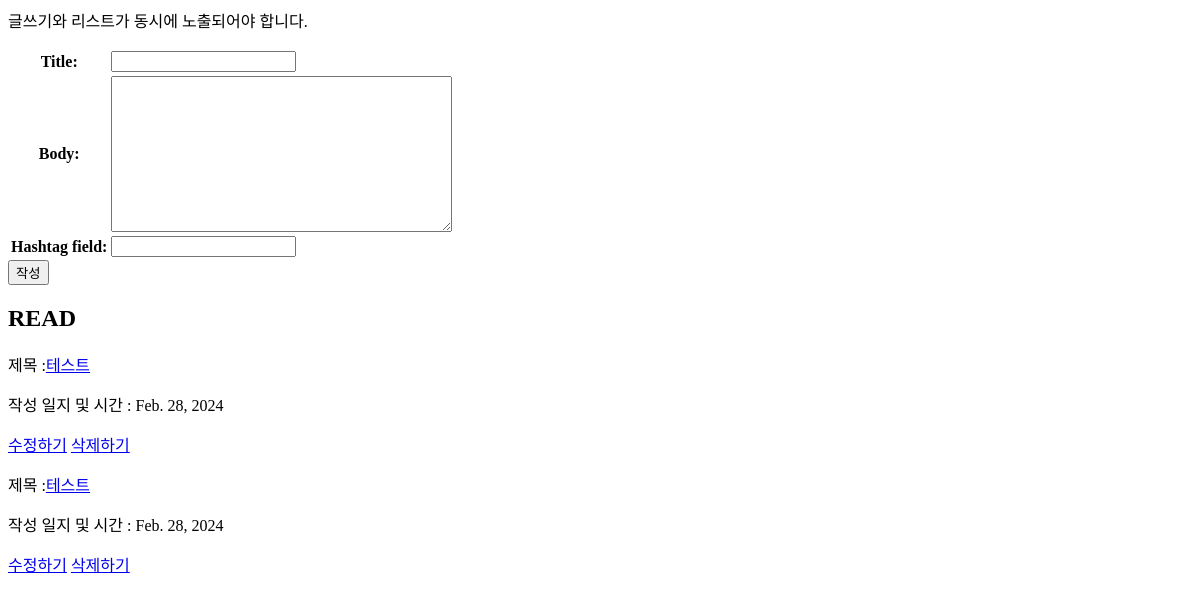
/cr/, run on an earlier commit of the app's database.
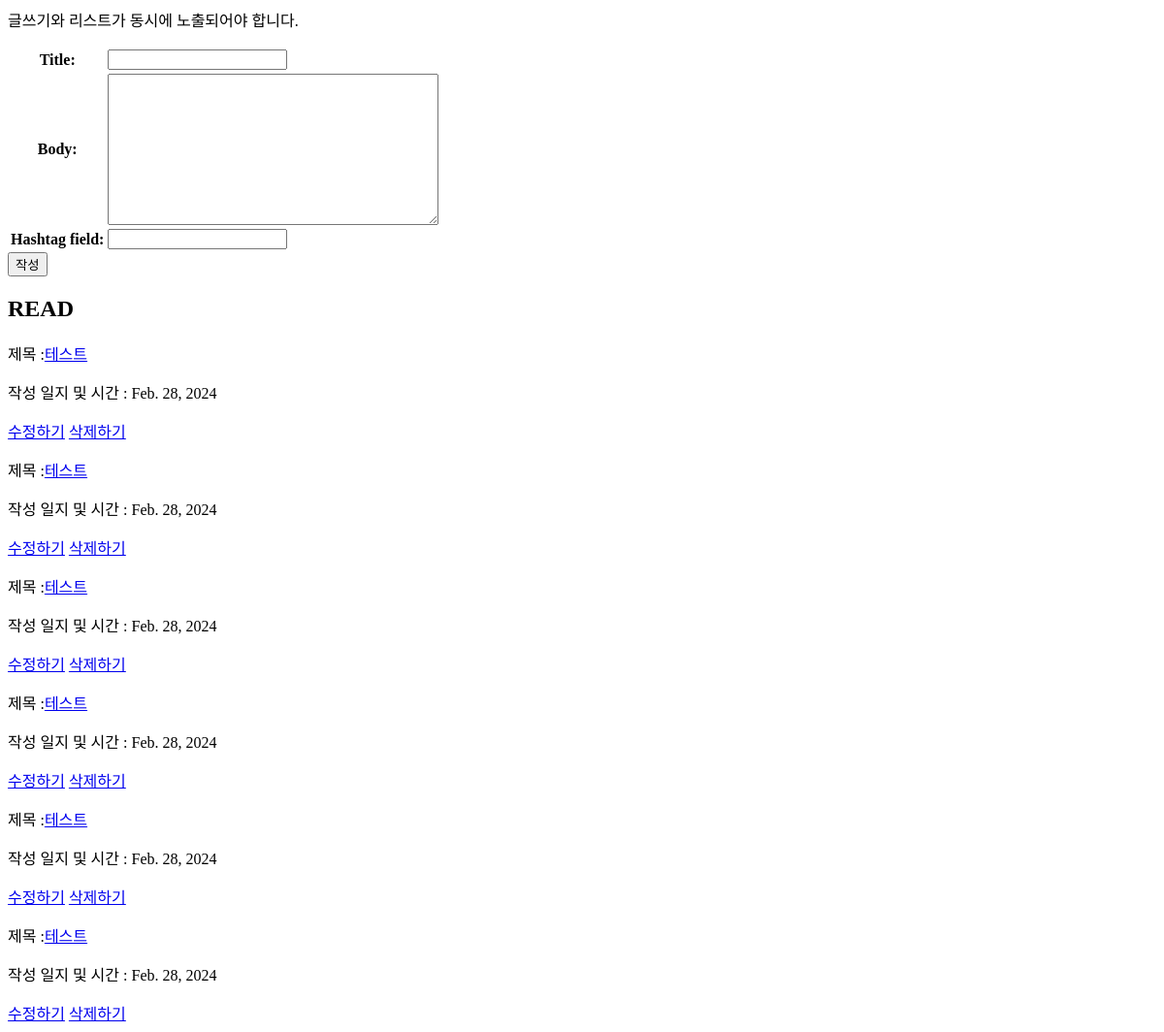
And on a later commit of the database.
### crudApp/models.py (models this page shows, shortened)
class Post(models.Model):
    title = models.CharField(max_length=200)
    pub_date = models.DateField('date published')
    body = models.TextField()
    hashtag_field = models.CharField(max_length = 200, blank = True)
    hashtags = models.ManyToManyField('Hashtag', blank = True)

### crudApp/views.py (the view)
# urls.py: path('cr/', crudApp.views.cr, name='cr'),
def cr(request):
  posts = Post.objects
  if request.method =='POST':
    form = PostForm(request.POST)
    comment_form = CommentForm()
    if form.is_valid():
      form = form.save(commit=False)
      form.pub_date = timezone.now()
      form.save()
      hashtag_field = form.cleaned_data['hashtag_field']
      str_hashtags = hashtag_field.split('#')
      list_hashtags = list()
      for hashtag in str_hashtags:
        if Hashtag.objects.filter(name=hashtag):
          list_hashtags.append(Hashtag.objects.get(name=hashtag))
        else:
          temp_hashtag = HashtagForm().save(commit=False)
          temp_hashtag.name = hashtag
          temp_hashtag.save()
          list_hashtags.append(temp_hashtag)
      form.save()
      form.hashtags.add(*list_hashtags)
      return render(request, 'crudApp/cr.html', {'posts':posts, 'comment_form': comment_form})
  else:
    form = PostForm
    return render(request, 'crudApp/cr.html', {'form':form, 'posts':posts})

### crudApp/templates/crudApp/cr.html (shortened to what this page needs)
<p>글쓰기와 리스트가 동시에 노출되어야 합니다.</p>
<section>
  <div>
    <form method='POST'>
      <table>
        {{form.as_table}}
      </table>
      <button type="submit">작성</button>
    </form>
  </div>
</section>
<section>
  <div>
    <h2>READ</h2>
    {% for posts in posts.all %}
    <p>제목 :<a href="{% url 'detail' posts.id %}">{{ posts.title }}</a></p>
    <p>작성 일지 및 시간 : {{ posts.pub_date }}</p>
    <a href="{% url 'edit' posts.id %}">수정하기</a>
    <a href="{% url 'delete' posts.id %}">삭제하기</a>
    {% endfor %}
  </div>
</section>

What changed in the data, as far as the page shows it:
added Post: title "테스트", pub_date "Feb. 28, 2024"
added Post: title "테스트", pub_date "Feb. 28, 2024"
added Post: title "테스트", pub_date "Feb. 28, 2024"
added Post: title "테스트", pub_date "Feb. 28, 2024"
